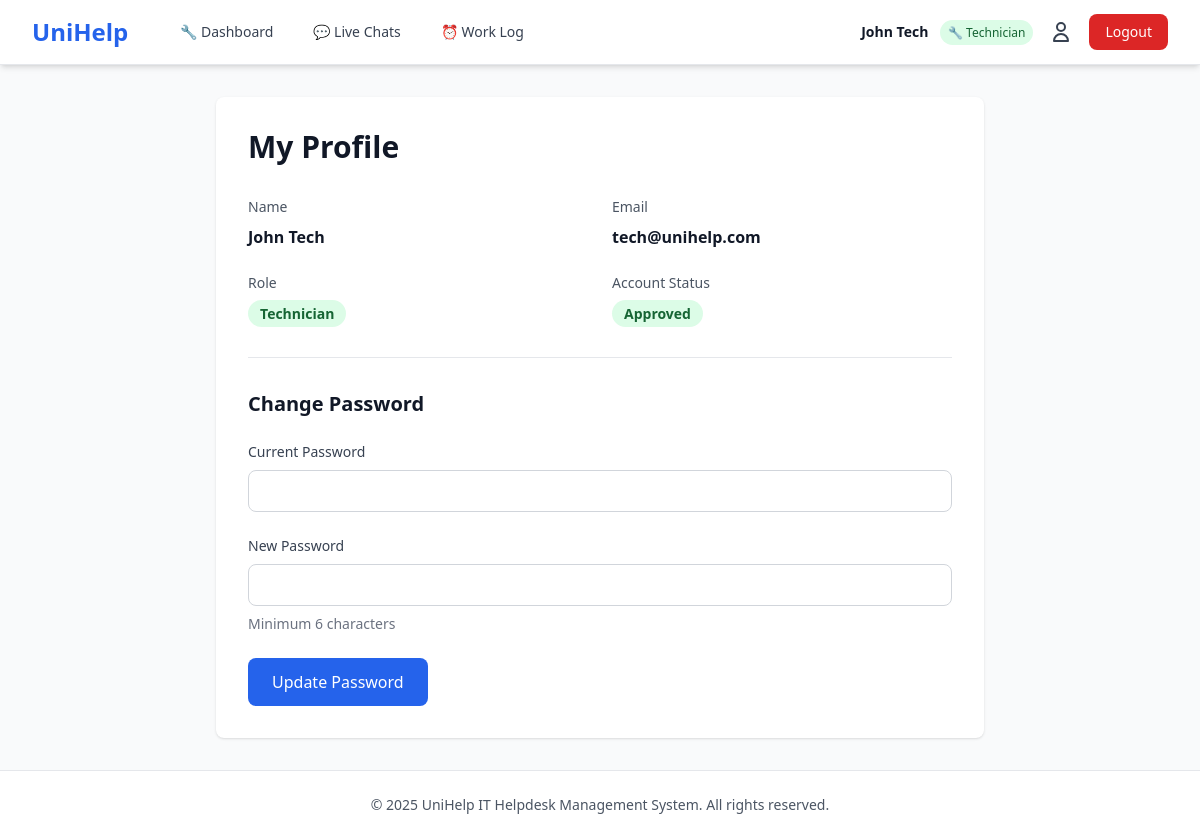
The page /profile (signed in) on the database its author committed.
### tables this page shows
CREATE TABLE user (
            userid INTEGER PRIMARY KEY AUTOINCREMENT,
            name VARCHAR(100) NOT NULL,
            email VARCHAR(100) UNIQUE NOT NULL,
            passwordhash VARCHAR(255) NOT NULL,
            role VARCHAR(20) NOT NULL CHECK(role IN ('admin', 'staff', 'technician', 'student')),
            isapproved BOOLEAN DEFAULT 0,
            created_at TIMESTAMP DEFAULT CURRENT_TIMESTAMP
        );

### app.py (the view, shortened to what this page needs)
@app.route('/profile', methods=['GET', 'POST'])
@login_required
def profile():
    conn = get_db_connection()
    user = conn.execute('SELECT * FROM user WHERE userid = ?', (session.get('user_id'),)).fetchone()
    conn.close()
    return render_template('profile.html', user=user)

### app.py (called while the page is built)
def get_db_connection():
    conn = sqlite3.connect('unihelp.db')
    conn.row_factory = sqlite3.Row
    return conn

def login_required(f):
    @wraps(f)
    def decorated_function(*args, **kwargs):
        if 'user_id' not in session:
            flash('Please log in to access this page', 'error')
            return redirect(url_for('login'))
        return f(*args, **kwargs)
    return decorated_function

### templates/profile.html (shortened to what this page needs)
{% extends "base.html" %}
{% block content %}
<div class="max-w-3xl mx-auto">
    <div class="bg-white rounded-lg shadow p-8">
        <h1 class="text-3xl font-bold text-gray-900 mb-8">My Profile</h1>
        <div class="space-y-6 mb-8">
            <div class="grid grid-cols-1 md:grid-cols-2 gap-6">
                <div>
                    <label class="block text-sm font-medium text-gray-600 mb-2">Name</label>
                    <p class="text-gray-900 font-semibold">{{ user.name }}</p>
                </div>
                <div>
                    <label class="block text-sm font-medium text-gray-600 mb-2">Email</label>
                    <p class="text-gray-900 font-semibold">{{ user.email }}</p>
                </div>
                <div>
                    <label class="block text-sm font-medium text-gray-600 mb-2">Role</label>
                    <span class="px-3 py-1 text-sm font-semibold rounded-full
                        {% if user.role == 'admin' %}bg-red-100 text-red-800
                        {% elif user.role == 'technician' %}bg-green-100 text-green-800
                        {% elif user.role == 'staff' %}bg-blue-100 text-blue-800
                        {% else %}bg-purple-100 text-purple-800{% endif %}">
                        {{ user.role|title }}
                    </span>
                </div>
                <div>
                    <label class="block text-sm font-medium text-gray-600 mb-2">Account Status</label>
                    {% if user.isapproved %}
                    <span class="px-3 py-1 text-sm font-semibold rounded-full bg-green-100 text-green-800">
                        Approved
                    </span>
                    {% else %}
                    <span class="px-3 py-1 text-sm font-semibold rounded-full bg-yellow-100 text-yellow-800">
                        Pending Approval
                    </span>
                    {% endif %}
                </div>
            </div>
        </div>
        <div class="pt-8 border-t border-gray-200">
            <h2 class="text-xl font-semibold text-gray-900 mb-6">Change Password</h2>
            <form method="POST" action="{{ url_for('profile') }}" class="space-y-6">
                <div>
                    <label for="current_password" class="block text-sm font-medium text-gray-700 mb-2">
                        Current Password
                    </label>
                    <input type="password" id="current_password" name="current_password" required
                           class="w-full px-4 py-2 border border-gray-300 rounded-lg focus:outline-none focus:ring-2 focus:ring-primary focus:border-transparent">
                </div>
                <div>
                    <label for="new_password" class="block text-sm font-medium text-gray-700 mb-2">
                        New Password
                    </label>
                    <input type="password" id="new_password" name="new_password" required minlength="6"
                           class="w-full px-4 py-2 border border-gray-300 rounded-lg focus:outline-none focus:ring-2 focus:ring-primary focus:border-transparent">
                    <p class="text-sm text-gray-500 mt-2">Minimum 6 characters</p>
                </div>
                <button type="submit"
                        class="bg-primary text-white px-6 py-3 rounded-lg hover:bg-blue-700 transition font-medium">
                    Update Password
                </button>
            </form>
        </div>
    </div>
</div>
{% endblock %}

### templates/base.html (shortened to what this page needs)
<!DOCTYPE html>
<html lang="en">
<head>
    <script src="https://cdn.tailwindcss.com"></script>
</head>
<body class="bg-gray-50 min-h-screen">
    {% if session.user_id %}
    <nav class="bg-white shadow-md border-b border-gray-200">
        <div class="max-w-7xl mx-auto px-4 sm:px-6 lg:px-8">
            <div class="flex justify-between items-center h-16">
                <div class="flex items-center">
                    <div class="flex-shrink-0">
                        <h1 class="text-2xl font-bold text-primary">UniHelp</h1>
                    </div>
                    <div class="hidden md:block ml-10">
                        <div class="flex items-baseline space-x-4">
                            {% if session.role == 'admin' %}
                                <a href="{{ url_for('admin_dashboard') }}"
                                   class="text-gray-700 hover:bg-gray-100 hover:text-primary px-3 py-2 rounded-md text-sm font-medium transition">
                                    📊 Dashboard
                                </a>
                                <a href="{{ url_for('admin_users') }}"
                                   class="text-gray-700 hover:bg-gray-100 hover:text-primary px-3 py-2 rounded-md text-sm font-medium transition">
                                    👥 Users
                                </a>
                                <a href="{{ url_for('admin_tickets') }}"
                                   class="text-gray-700 hover:bg-gray-100 hover:text-primary px-3 py-2 rounded-md text-sm font-medium transition">
                                    🎫 All Tickets
                                </a>
                                <a href="{{ url_for('admin_reports') }}"
                                   class="text-gray-700 hover:bg-gray-100 hover:text-primary px-3 py-2 rounded-md text-sm font-medium transition">
                                    📊 Reports
                                </a>
                                <a href="{{ url_for('admin_technicians') }}"
                                   class="text-gray-700 hover:bg-gray-100 hover:text-primary px-3 py-2 rounded-md text-sm font-medium transition">
                                    💬 Chat with Technicians
                                </a>
                                <a href="{{ url_for('chatbot') }}"
                                   class="text-gray-700 hover:bg-gray-100 hover:text-primary px-3 py-2 rounded-md text-sm font-medium transition flex items-center">
                                    <svg class="w-4 h-4 mr-1" fill="none" stroke="currentColor" viewBox="0 0 24 24">
                                        <path stroke-linecap="round" stroke-linejoin="round" stroke-width="2" d="M8 10h.01M12 10h.01M16 10h.01M9 16H5a2 2 0 01-2-2V6a2 2 0 012-2h14a2 2 0 012 2v8a2 2 0 01-2 2h-5l-5 5v-5z" />
                                    </svg>
                                    IT Assistant
                                </a>
                            {% elif session.role == 'technician' %}
                                <a href="{{ url_for('technician_dashboard') }}"
                                   class="text-gray-700 hover:bg-gray-100 hover:text-primary px-3 py-2 rounded-md text-sm font-medium transition">
                                    🔧 Dashboard
                                </a>
                                <a href="{{ url_for('technician_live_chats') }}"
                                   class="text-gray-700 hover:bg-gray-100 hover:text-primary px-3 py-2 rounded-md text-sm font-medium transition">
                                    💬 Live Chats
                                </a>
                                <a href="{{ url_for('technician_work_log') }}"
                                   class="text-gray-700 hover:bg-gray-100 hover:text-primary px-3 py-2 rounded-md text-sm font-medium transition">
                                    ⏰ Work Log
                                </a>
                            {% endif %}
                        </div>
                    </div>
                </div>
                <div class="hidden md:flex items-center space-x-4">
                    <span class="text-sm text-gray-600">
                        <span class="font-semibold text-gray-900">{{ session.name }}</span>
                        <span class="ml-2 px-2 py-1 rounded-full text-xs font-medium
                            {% if session.role == 'admin' %}bg-red-100 text-red-800
                            {% elif session.role == 'technician' %}bg-green-100 text-green-800
                            {% elif session.role == 'staff' %}bg-blue-100 text-blue-800
                            {% else %}bg-purple-100 text-purple-800{% endif %}">
                            {% if session.role == 'admin' %}👑 {{ session.role|title }}
                            {% elif session.role == 'technician' %}🔧 {{ session.role|title }}
                            {% elif session.role == 'staff' %}👔 {{ session.role|title }}
                            {% else %}🎓 {{ session.role|title }}{% endif %}
                        </span>
                    </span>
                    <a href="{{ url_for('profile') }}"
                       class="text-gray-700 hover:text-primary transition" title="Profile">
                        <svg class="w-6 h-6" fill="none" stroke="currentColor" viewBox="0 0 24 24">
                            <path stroke-linecap="round" stroke-linejoin="round" stroke-width="2"
                                  d="M16 7a4 4 0 11-8 0 4 4 0 018 0zM12 14a7 7 0 00-7 7h14a7 7 0 00-7-7z" />
                        </svg>
                    </a>
                    <a href="{{ url_for('logout') }}"
                       class="bg-red-600 text-white px-4 py-2 rounded-lg hover:bg-red-700 transition text-sm font-medium">
                        Logout
                    </a>
                </div>
            </div>
        </div>
    </nav>
    {% endif %}
    <main class="max-w-7xl mx-auto px-4 sm:px-6 lg:px-8 py-8">
        {% block content %}{% endblock %}
    </main>
    <footer class="bg-white border-t border-gray-200 mt-auto">
        <div class="max-w-7xl mx-auto px-4 sm:px-6 lg:px-8 py-6">
            <p class="text-center text-gray-600 text-sm">
                &copy; 2025 UniHelp IT Helpdesk Management System. All rights reserved.
            </p>
        </div>
    </footer>
</body>
</html>

### rows shown on the page
user: name "John Tech", role "Technician", email "tech@unihelp.com"
